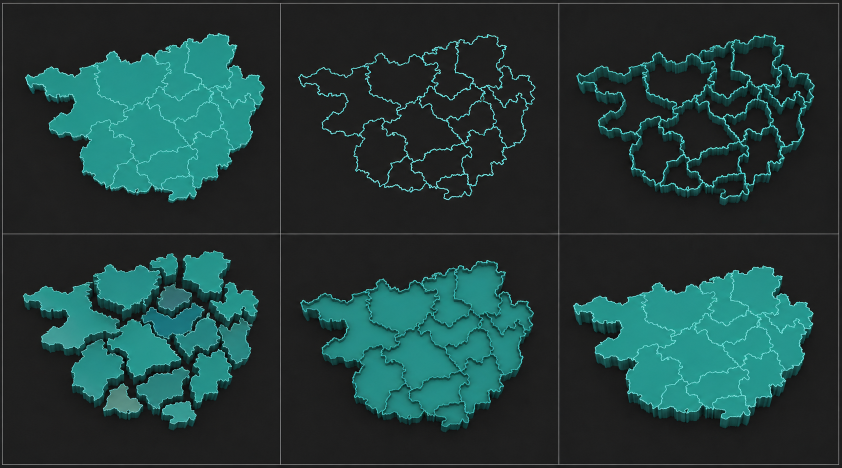
#> input picture production/A_custom_map_v2_precision/source/reference/reference_six_views_states.png, 1683 x 935 px (shown at 1/2 size)
$ python extract_reference_geometry.py
#> lines starting #> are read from the running program, lines starting #| are printed output that depends on the picture; after the words box and inside, x2 and y2 are one past the last pixel; in counts of white or black regions, pixels touching at a corner belong together
#!/usr/bin/env python3
"""Extract the authoritative outline and closed regions from the clean line-art panel."""

from __future__ import annotations

import json
from pathlib import Path

import cv2
import numpy as np
from shapely.geometry import Polygon


ROOT = Path(__file__).resolve().parents[2]
REFERENCE = ROOT / "source/reference/reference_six_views_states.png"
GENERATED = ROOT / "source/generated"
REPORTS = ROOT / "reports"
TARGET_WIDTH_METERS = 12.0
REGION_NAMES = [
    "北辰", "云岭", "西原", "苍川", "中岳", "东岚", "河源",
    "青泽", "临海", "南川", "星湾", "湖心", "新城", "南港",
]


def contour_points(mask: np.ndarray, epsilon: float) -> list[list[float]]:
    contours, _ = cv2.findContours(mask, cv2.RETR_EXTERNAL, cv2.CHAIN_APPROX_NONE)
    if not contours:
        raise RuntimeError("No contour found")
    contour = max(contours, key=cv2.contourArea)
    simplified = cv2.approxPolyDP(contour, epsilon, True)[:, 0, :]
    polygon = Polygon(simplified)
    if not polygon.is_valid:
        polygon = polygon.buffer(0)
    if polygon.geom_type != "Polygon":
        polygon = max(polygon.geoms, key=lambda item: item.area)
    return [[float(x), float(y)] for x, y in polygon.exterior.coords[:-1]]


def normalize(points: list[list[float]], bounds: tuple[float, float, float, float]) -> list[list[float]]:
    min_x, min_y, max_x, max_y = bounds
    scale = TARGET_WIDTH_METERS / (max_x - min_x)
    center_x = (min_x + max_x) * 0.5
    center_y = (min_y + max_y) * 0.5
    return [[round((x - center_x) * scale, 6), round((center_y - y) * scale, 6)] for x, y in points]


def inset(points: list[list[float]], distance: float) -> list[list[float]]:
    polygon = Polygon(points)
    result = polygon.buffer(-distance, join_style="mitre")
    if result.is_empty:
        return points
    if result.geom_type != "Polygon":
        result = max(result.geoms, key=lambda item: item.area)
    return [[round(float(x), 6), round(float(y), 6)] for x, y in list(result.exterior.coords)[:-1]]


def main() -> None:
    GENERATED.mkdir(parents=True, exist_ok=True)
    REPORTS.mkdir(parents=True, exist_ok=True)
    image = cv2.imread(str(REFERENCE), cv2.IMREAD_COLOR)
#> image is the input picture: shape (935, 1683, 3); mean B, G, R 58.9, 60.8, 33.8
    if image is None:
        raise FileNotFoundError(REFERENCE)
    height, width = image.shape[:2]
#> height = 935; width = 1683

    # The clean top-middle panel contains only the complete connected boundary network.
    panel_width = width // 3
#> panel_width = 561
    panel_height = height // 2
#> panel_height = 467
    x0, x1 = panel_width + 12, panel_width * 2 - 12
#> x0 = 573; x1 = 1110
    y0, y1 = 12, panel_height - 12
#> y0 = 12; y1 = 455
    crop = image[y0:y1, x0:x1].copy()
    blue, green, red = cv2.split(crop)
    cyan_score = (blue.astype(np.int16) + green.astype(np.int16)) // 2 - red.astype(np.int16)
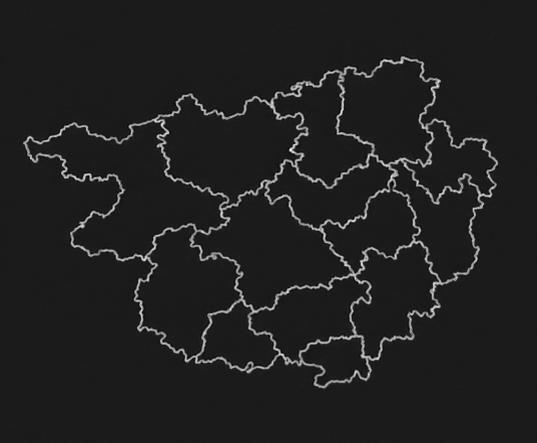
#> cyan_score: shape (443, 537) int16; min -22, max 180, mean 4.3; drawn with min black and max white
    line_mask = ((green > 105) & (blue > 105) & (cyan_score > 42)).astype(np.uint8) * 255
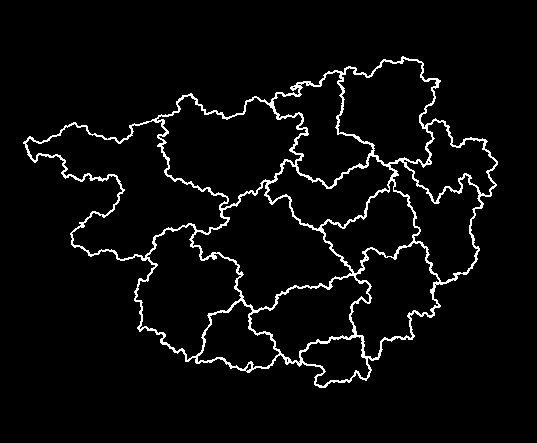
#> line_mask: shape (443, 537); 4.1% white in thin lines or dots, all inside (x1, y1, x2, y2) = (23, 56, 498, 388)

    # Seal sub-pixel anti-aliasing gaps without smoothing away the jagged character.
    line_mask = cv2.morphologyEx(line_mask, cv2.MORPH_CLOSE, np.ones((3, 3), np.uint8), iterations=1)
    line_mask = cv2.dilate(line_mask, np.ones((2, 2), np.uint8), iterations=1)
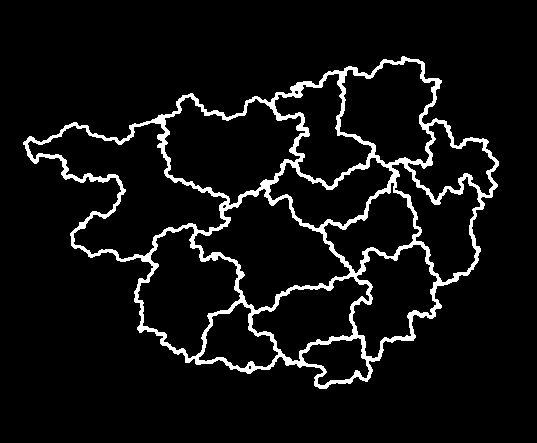
#> line_mask: shape (443, 537); 6.5% white; 1 white region, box (x1, y1, x2, y2) and area: (23, 56, 499, 389) 15452
    count, labels, stats, _ = cv2.connectedComponentsWithStats(line_mask, 8)
#> count = 2; stats = [[0, 0, 537, 443, 222439], [23, 56, 476, 333, 15452]]
    candidates = [(int(stats[index, cv2.CC_STAT_AREA]), index) for index in range(1, count)]
#> candidates = [(15452, 1)]
    if not candidates:
        raise RuntimeError("Cyan network was not detected")
    network_index = max(candidates)[1]
#> network_index = 1
    network = (labels == network_index).astype(np.uint8) * 255

    # Crop again around the network to remove panel borders and ensure the exterior is one component.
    ys, xs = np.where(network > 0)
#> ys = 15452 values from 56 to 388; xs = 15452 values, max 498 at index 4568, min 23 at index 3513, mean 292.4
    pad = 8
    bx0, bx1 = max(int(xs.min()) - pad, 0), min(int(xs.max()) + pad + 1, crop.shape[1])
#> bx0 = 15; bx1 = 507
    by0, by1 = max(int(ys.min()) - pad, 0), min(int(ys.max()) + pad + 1, crop.shape[0])
#> by0 = 48; by1 = 397
    crop = crop[by0:by1, bx0:bx1]
#> crop: shape (349, 492, 3)
    network = network[by0:by1, bx0:bx1]
#> network: shape (349, 492); 9% white; 1 white region, box (x1, y1, x2, y2) and area: (8, 8, 484, 341) 15452

    inverse = cv2.bitwise_not(network)
#> inverse: shape (349, 492); 91% white; 1 black region
    region_count, region_labels, region_stats, region_centroids = cv2.connectedComponentsWithStats(inverse, 8)
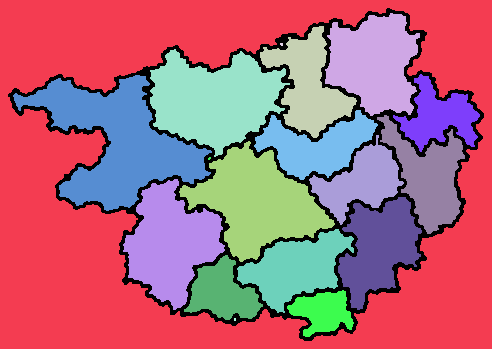
#> region_labels: shape (349, 492) int32; 19 distinct labels, from 0 to 18; one colour per label, 0 black
#> region_count = 19; region_stats = 19 rows, first 6: [8, 8, 476, 333, 15452], [0, 0, 492, 349, 76569], [325, 13, 95, 103, 6804], [260, 26, 97, 112, 4804], [280, 43, 3, 3, 8], [150, 49, 140, 108, 9187]; region_centroids = 19 rows, first 8: [277.4, 169.9], [210.9, 178.4], [373.7, 62.44], [308.1, 84.14], [281.1, 43.88], [213.7, 99.4], [117.2, 142], [438.4, 116]
    region_indices = []
    for index in range(1, region_count):
        x, y, w, h, area = region_stats[index]
        touches_border = x == 0 or y == 0 or x + w == inverse.shape[1] or y + h == inverse.shape[0]
        if not touches_border and area >= 250:
            region_indices.append(index)
#> this loop made 18 passes
#> (x, y, w, h, area, touches_border) on passes 1, 2, 3, 5, 6, 7, 8, 9, 10, 11, 13, 14: (0, 0, 492, 349, 76569, True), (325, 13, 95, 103, 6804, False), (260, 26, 97, 112, 4804, False), (150, 49, 140, 108, 9187, False), (13, 75, 199, 136, 11507, False), (393, 74, 87, 78, 3078, False), (254, 110, 124, 70, 4250, False), (377, 115, 88, 119, 4661, False), (309, 135, 95, 90, 3712, False), (179, 141, 156, 121, 8943, False), (123, 179, 102, 131, 7572, False), (338, 197, 84, 113, 5469, False)
#> after the loop, region_indices = [2, 3, 5, 6, 7, 8, 9, 10, 11, 13, 14, 15, 16, 17]

    if not 12 <= len(region_indices) <= 18:
        raise RuntimeError(f"Expected 12–18 closed regions, found {len(region_indices)}")

    # Sort north-to-south, then west-to-east for stable PART IDs.
    region_indices.sort(key=lambda index: (round(region_centroids[index][1] / 65), region_centroids[index][0]))
    outline_contours, _ = cv2.findContours(network, cv2.RETR_EXTERNAL, cv2.CHAIN_APPROX_NONE)
#> outline_contours = 1 contour; box (x1, y1, x2, y2) and area: (8, 8, 484, 341) 94281
    outer_contour = max(outline_contours, key=cv2.contourArea)
#> outer_contour = contour of 1714 points, box (x1, y1, x2, y2) (8, 8, 484, 341), area 94281
    outer_mask = np.zeros_like(network)
    cv2.drawContours(outer_mask, [outer_contour], -1, 255, cv2.FILLED)
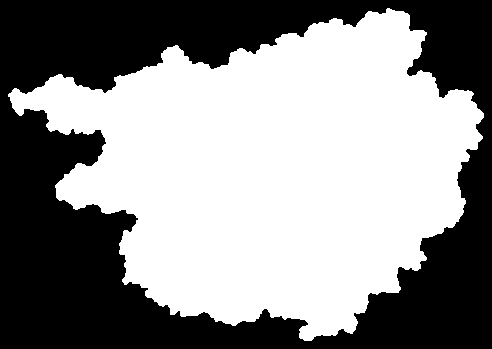
#> outer_mask: shape (349, 492); 55.4% white; 1 black region
    outer_high_px = contour_points(outer_mask, 0.45)
#> in contour_points, `contours, _ = cv2.findContours(mask, cv2.RETR_EXTERNAL, cv2.CHAIN_APPR..`: contours has the same summary as outline_contours in main
#> in contour_points, `contour = max(contours, key=cv2.contourArea)`: contour has the same summary as outer_contour in main
#> in contour_points, `simplified = cv2.approxPolyDP(contour, epsilon, True)[:, 0, :]`: simplified = 631 pairs, first value 8 to 483, second value 8 to 340
#> outer_high_px has the same summary as simplified in contour_points
    outer_low_px = contour_points(outer_mask, 0.85)
#> outer_low_px = 356 pairs, first value 8 to 483, second value 8 to 340
    all_outer = np.asarray(outer_high_px)
#> all_outer has the same summary as simplified in contour_points
    bounds = (
        float(all_outer[:, 0].min()),
        float(all_outer[:, 1].min()),
        float(all_outer[:, 0].max()),
        float(all_outer[:, 1].max()),
    )
#> bounds = (8, 8, 483, 340)

    palette = [
        (45, 201, 191), (53, 184, 210), (58, 217, 178), (74, 186, 232),
        (88, 221, 206), (70, 171, 207), (103, 211, 187), (42, 193, 221),
        (76, 221, 161), (90, 192, 224), (58, 215, 214), (95, 182, 203),
        (51, 201, 170), (69, 211, 225), (113, 202, 197), (39, 180, 208),
    ]
    diagnostic = cv2.cvtColor(network, cv2.COLOR_GRAY2BGR)
    diagnostic[:] = (14, 18, 19)
    regions = []
    for order, index in enumerate(region_indices, start=1):
        region_mask = (region_labels == index).astype(np.uint8) * 255
        # Expand to the middle of the luminous separator; export stage later adds a controlled gap.
        region_mask = cv2.dilate(region_mask, np.ones((3, 3), np.uint8), iterations=1)
        high_px = contour_points(region_mask, 0.42)
        low_px = contour_points(region_mask, 0.72)
        centroid = region_centroids[index]
        color = palette[(order - 1) % len(palette)]
        diagnostic[region_mask > 0] = color
        cv2.drawContours(diagnostic, [np.asarray(high_px, np.int32)], -1, (238, 255, 159), 1, cv2.LINE_AA)
        cv2.putText(
            diagnostic,
            f"{order:02d}",
            (int(centroid[0]) - 8, int(centroid[1]) + 4),
            cv2.FONT_HERSHEY_SIMPLEX,
            0.35,
            (255, 255, 255),
            1,
            cv2.LINE_AA,
        )
        high = normalize(high_px, bounds)
        low = normalize(low_px, bounds)
        high_polygon = Polygon(high)
        regions.append({
            "id": f"{order:02d}",
            "name": REGION_NAMES[order - 1],
            "value": 68 + ((order * 11) % 29),
            "centroid_px": [round(float(centroid[0]), 3), round(float(centroid[1]), 3)],
            "centroid": [round(high_polygon.centroid.x, 6), round(high_polygon.centroid.y, 6)],
            "area_px": int(region_stats[index, cv2.CC_STAT_AREA]),
            "high": high,
            "high_gap": inset(high, 0.016),
            "low": low,
            "low_gap": inset(low, 0.016),
        })
#> this loop made 14 passes
#> (index, centroid, color) on passes 1 to 12: (3, [308.1, 84.14], (45, 201, 191)), (2, [373.7, 62.44], (53, 184, 210)), (6, [117.2, 142], (58, 217, 178)), (5, [213.7, 99.4], (74, 186, 232)), (8, [316.1, 145.6], (88, 221, 206)), (7, [438.4, 116], (70, 171, 207)), (11, [256.6, 201.8], (103, 211, 187)), (10, [360, 181.3], (42, 193, 221)), (9, [427.9, 176.2], (76, 221, 161)), (13, [170.4, 242.9], (90, 192, 224)), (16, [222.2, 292.3], (58, 215, 214)), (15, [295.5, 267.7], (95, 182, 203))
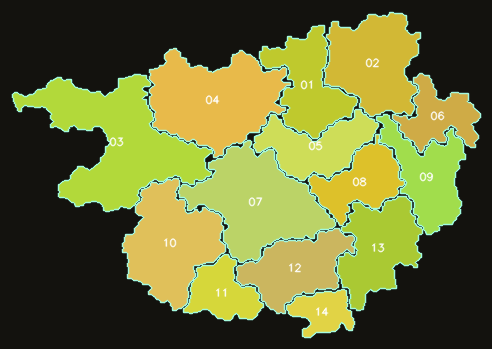
#> diagnostic: shape (349, 492, 3); mean B, G, R 51.3, 114.5, 110.6
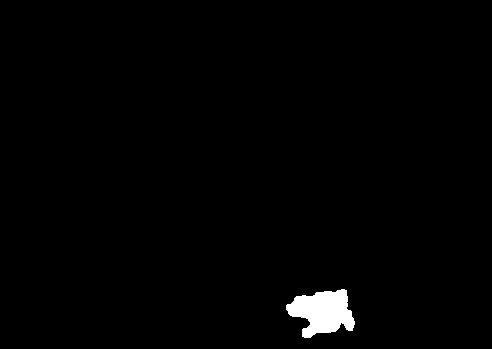
#> region_mask: shape (349, 492); 1.3% white; 1 white region, box (x1, y1, x2, y2) and area: (286, 289, 355, 338) 2147
#> after the loop, regions = 14 items

    cv2.imwrite(str(GENERATED / "reference_topology_crop.png"), crop)
    cv2.imwrite(str(REPORTS / "trace_diagnostic.png"), diagnostic)
    cv2.imwrite(str(REPORTS / "trace_network_mask.png"), network)

    geometry = {
        "asset": "A_CUSTOM_MAP_V2_PRECISION",
        "reference": str(REFERENCE),
        "source_panel": "top-middle boundary-only panel",
        "crop_in_source": [x0 + bx0, y0 + by0, x0 + bx1, y0 + by1],
        "target_width_m": TARGET_WIDTH_METERS,
        "bounds_px": list(bounds),
        "outline": {
            "high": normalize(outer_high_px, bounds),
            "low": normalize(outer_low_px, bounds),
        },
        "regions": regions,
    }
    (GENERATED / "reference_geometry.json").write_text(
        json.dumps(geometry, ensure_ascii=False, indent=2), encoding="utf-8"
    )
    report = {
        "image_size": [width, height],
        "network_crop_size": [int(network.shape[1]), int(network.shape[0])],
        "regions": len(regions),
        "outline_points_high": len(outer_high_px),
        "outline_points_low": len(outer_low_px),
        "region_points_high_total": sum(len(region["high"]) for region in regions),
        "region_points_low_total": sum(len(region["low"]) for region in regions),
        "aspect_ratio": round((bounds[2] - bounds[0]) / (bounds[3] - bounds[1]), 5),
    }
#> report = {'image_size': [1683, 935], 'network_crop_size': [492, 349], 'regions': 14, 'outline_points_high': 631, 'outline_points_low': 356, 'region_points_high_total': 2171, 'region_points_low_total': 1332, 'aspect_ratio': 1.43}
    (REPORTS / "trace_metrics.json").write_text(
        json.dumps(report, ensure_ascii=False, indent=2), encoding="utf-8"
    )
    print(json.dumps(report, ensure_ascii=False, indent=2))
#> (printed output is left out)


if __name__ == "__main__":
    main()
